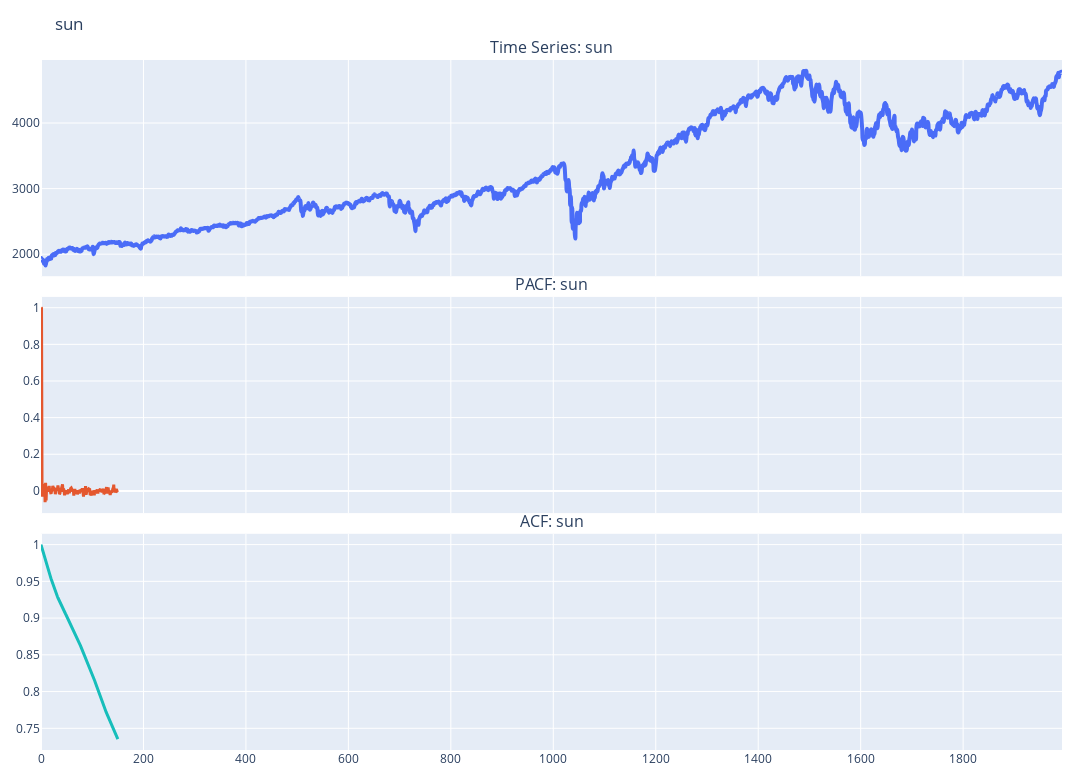

Here is the notebook cell this chart was saved with:
### Code cell
plot_ts([{'data': df['data'], 'name': 'sun'}], title_text = 'sun', one=False, show_acf = True, show_pacf = True, lags = 150)

### Figure 1 — Plotly figure (JSON) as saved in the notebook; plotly's stock layout.template omitted (floating-point values rounded to 4 significant figures; data arrays with more than 128 entries replaced by an {"elided": "..."} marker saying what was removed)
{"data": [{"line": {"color": "#4A6CF7", "shape": "spline", "smoothing": 1.3, "width": 4}, "mode": "lines", "name": "TS: sun", "type": "scatter", "x": {"elided": "1994 int values"}, "xaxis": "x", "y": {"elided": "1994 float values"}, "yaxis": "y"}, {"line": {"color": "#E4572E", "width": 3}, "mode": "lines", "showlegend": false, "type": "scatter", "x": {"elided": "151 int values"}, "xaxis": "x2", "y": {"elided": "151 float values"}, "yaxis": "y2"}, {"line": {"color": "#17BEBB", "width": 3}, "mode": "lines", "showlegend": false, "type": "scatter", "x": {"elided": "151 int values"}, "xaxis": "x3", "y": {"elided": "151 float values"}, "yaxis": "y3"}], "layout": {"annotations": [{"font": {"size": 16}, "showarrow": false, "text": "Time Series: sun", "x": 0.5, "xanchor": "center", "xref": "paper", "y": 1.0, "yanchor": "bottom", "yref": "paper"}, {"font": {"size": 16}, "showarrow": false, "text": "PACF: sun", "x": 0.5, "xanchor": "center", "xref": "paper", "y": 0.6567, "yanchor": "bottom", "yref": "paper"}, {"font": {"size": 16}, "showarrow": false, "text": "ACF: sun", "x": 0.5, "xanchor": "center", "xref": "paper", "y": 0.3133, "yanchor": "bottom", "yref": "paper"}], "height": 780, "margin": {"b": 30, "l": 30, "r": 30, "t": 60}, "showlegend": false, "title": {"text": "sun"}, "width": 1200, "xaxis": {"anchor": "y", "domain": [0, 1], "matches": "x3", "showticklabels": false}, "xaxis2": {"anchor": "y2", "domain": [0, 1], "matches": "x3", "showticklabels": false}, "xaxis3": {"anchor": "y3", "domain": [0, 1]}, "yaxis": {"anchor": "x", "domain": [0.6867, 1.0]}, "yaxis2": {"anchor": "x2", "domain": [0.3433, 0.6567]}, "yaxis3": {"anchor": "x3", "domain": [0, 0.3133]}}}
